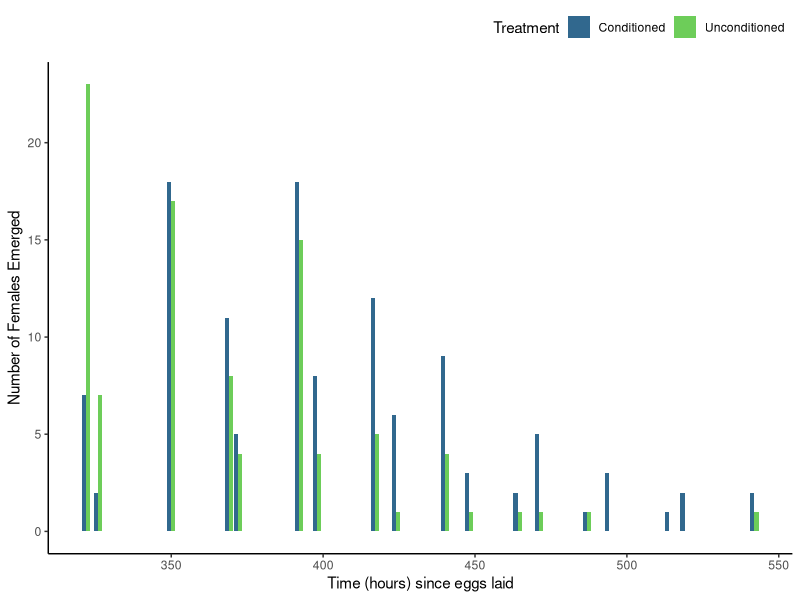
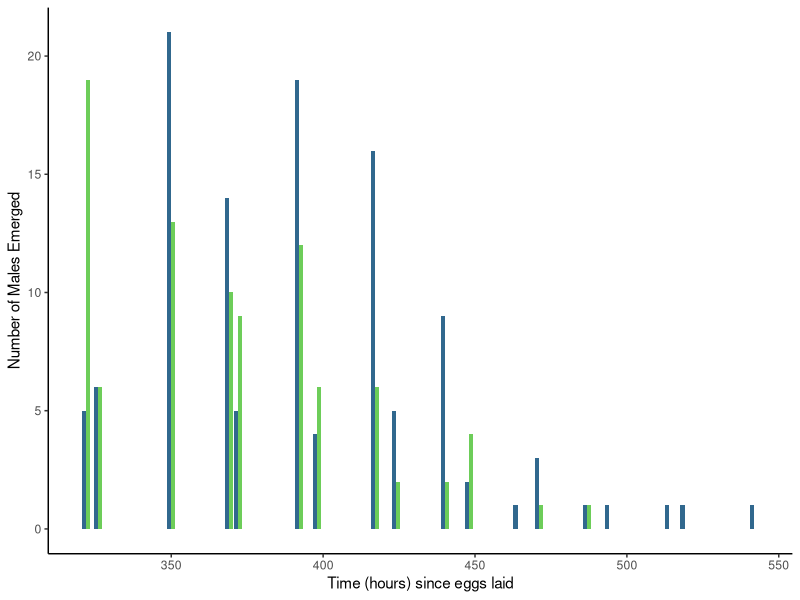
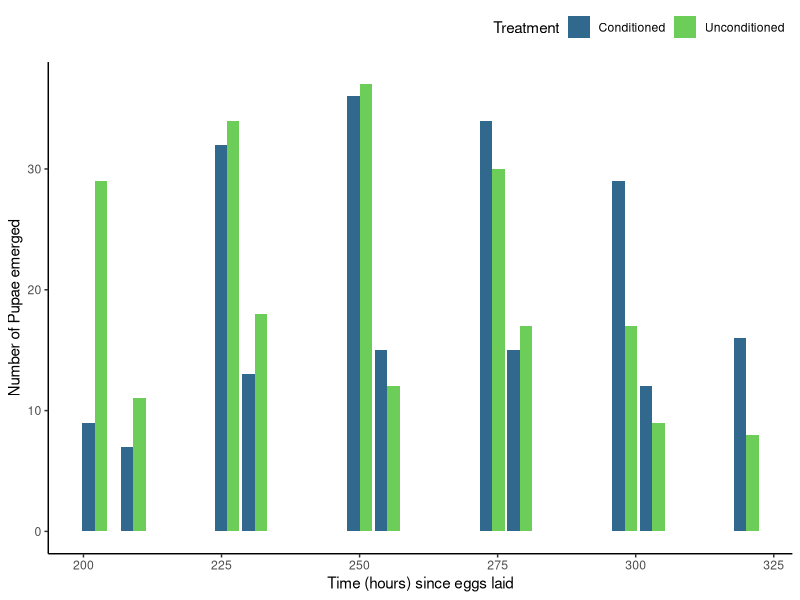
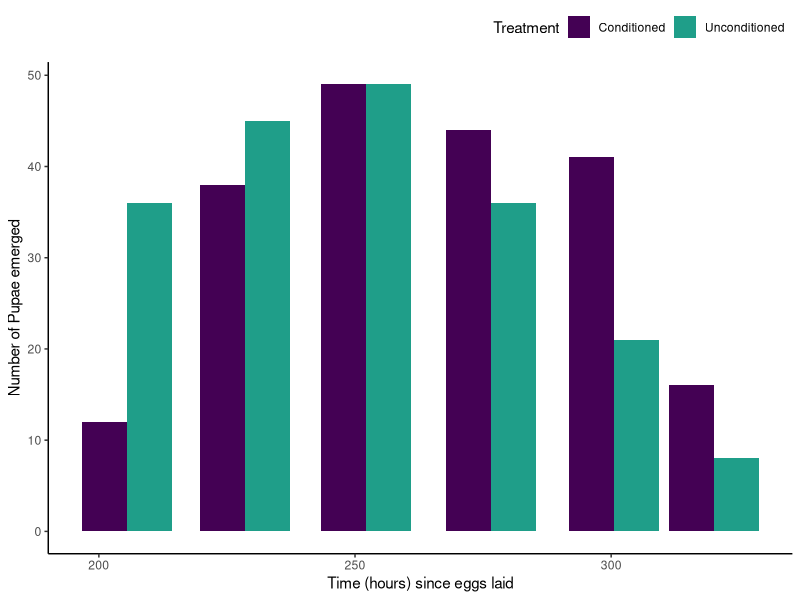

Reproduce these figures in R, in order. (Note: this script raises an error after producing the figures.)
## Packages
library(tidyverse)
library(ggplot2)
library(readxl)
library(viridis)


## Choosing colours from viridis to use: 
viridis_colors <- viridis(10)

################################################ PUPAE ANALYSIS ####


## Reading pupae data in
pupae_fitness <- read_excel("data/puape_data.xlsx")

################################################ PUPAE DATA VISUALISATION ####

## Creating a barplot
## Pupae plot 1 
# This plot uses the raw data set with time and hours set out normally 
## This plot shows two counts per day (usually)
pupae_fitness_plot <- ggplot(pupae_fitness, aes(x = `time (hours)`, y = pupae, fill = treatment)) +
  geom_bar(stat = "identity", position = "dodge") +
  #geom_line(aes(col = treatment), position = position_dodge(width = 1)) +
  scale_fill_manual(values = viridis_colors[c(4,8)], labels =  c("Conditioned", "Unconditioned")) +
  theme_classic() +
  theme(legend.position = "top",
        legend.justification = "right")+
  labs(x = "Time (hours) since eggs laid", 
       y = "Number of Pupae emerged") +
  labs(fill = "Treatment")





## Reading the second pupae data set in 
# This is the same data, but only shows one collection per day 
# The middle hour point has been found, and the counts of both have been summed 
pupae_fitness_2 <- read_excel("data/pupae_data_2.xlsx")


## The second plot - pupae plot 2
## This plot shows one collection per day, with data merged as described above
pupae_fitness_plot_2 <- ggplot(pupae_fitness_2, aes(x = `time_hours`, y = pupae, fill = treatment)) +
  geom_bar(stat = "identity", position = "dodge") +
  #geom_line(aes(col = treatment), position = position_dodge(width = 1)) +
  scale_fill_manual(values = viridis_colors[c(1,6)], labels =  c("Conditioned", "Unconditioned")) +
  theme_classic() +
  theme(legend.position = "top",
        legend.justification = "right")+
  labs(x = "Time (hours) since eggs laid", 
       y = "Number of Pupae emerged") +
  labs(fill = "Treatment")


################################################ FLY DATA VISUALISATION ####


## Read data in
fly_fitness <- read_excel("data/fly_data.xlsx")

############

## Separating the data into female and male columns 
fly_fitness_tidy <- tidyr::pivot_longer(data = fly_fitness ,
                                        cols = c( females, males),
                                        names_to = "sex",
                                        values_to = "count") 




## Subsetting the data into female and male plots

## Just Female data
females_data <- subset(fly_fitness, select = c(time_hours, females, treatment))


## Just a female plot
fly_females_plot <- ggplot(females_data, aes(x = time_hours, y = females, fill = treatment)) +
  geom_bar(stat = "identity", position = "dodge") +
  scale_fill_manual(values = viridis_colors[c(4,8)], labels =  c("Conditioned", "Unconditioned")) +
  theme_classic() +
  theme(legend.position = "top",
        legend.justification = "right") +
  labs(x = "Time (hours) since eggs laid", 
       y = "Number of Females Emerged") +
  labs(fill = "Treatment")



## Just Male data
males_data <- subset(fly_fitness, select = c(time_hours, males, treatment))


## Just a Male plot
fly_males_plot <- ggplot(males_data, aes(x = time_hours, y = males, fill = treatment)) +
  geom_bar(stat = "identity", position = "dodge") +
  scale_fill_manual(values = viridis_colors[c(4,8)], labels =  c("Conditioned", "Unconditioned")) +
  theme_classic() +
  theme(legend.position = "none") +
  labs(x = "Time (hours) since eggs laid", 
       y = "Number of Males Emerged") +
  labs(fill = "Treatment")



## The Male and Female Plots 

fly_females_plot /
  fly_males_plot



#### The second dataset 
## Where the data has been re-organised to only show one data per day
fly_fitness_2 <- read_excel("data/fly_data_2.xlsx")

## Subsetting the data for the second dataset 
females_data_2 <- subset(fly_fitness_2, select = c(time_hours, females, treatment))


## Visualising the data for the second dataset 
fly_females_plot_2 <- ggplot(females_data_2, aes(x = time_hours, y = females, fill = treatment)) +
  geom_bar(stat = "identity", position = "dodge") +
  scale_fill_manual(values = viridis_colors[c(4,8)], labels =  c("Conditioned", "Unconditioned")) +
  theme_classic() +
  theme(legend.position = "top",
        legend.justification = "right") +
  labs(x = "Time (hours) since eggs laid", 
       y = "Number of Females Emerged") +
  labs(fill = "Treatment")

## Subsetting the data for the second male data set 
males_data_2 <- subset(fly_fitness_2, select = c(time_hours, males, treatment))


## Visualising the data for the second dataset for males 
fly_males_plot_2 <- ggplot(males_data_2, aes(x = time_hours, y = males, fill = treatment)) +
  geom_bar(stat = "identity", position = "dodge") +
  scale_fill_manual(values = viridis_colors[c(4,8)], labels =  c("Conditioned", "Unconditioned")) +
  theme_classic() +
  theme(legend.position = "none") +
  labs(x = "Time (hours) since eggs laid", 
       y = "Number of Males Emerged") +
  labs(fill = "Treatment")


## The Male and Female Plots with the newly arranged datasets

fly_females_plot_2 /
  fly_males_plot_2






##### PUTTING OVERALL EMERGENCE DATA OF FLIES ACROSS VIALS TOGETHER

#### This code shows each vial, for each sex, and for each treatment 
fly_emergence_sex <- fly_fitness_tidy %>%
  filter(sex %in% c("females", "males")) %>%
  group_by(vial, sex, treatment) %>%
  summarise(total_count = sum(count, na.rm = TRUE)) %>%
  ungroup() %>%
  mutate(sex_treatment = paste(treatment, sex, sep = " ")) %>%
  mutate(sex_treatment = factor(sex_treatment,
                                   levels = c("conditioned females", "unconditioned females",
                                              "conditioned males", "unconditioned males")))



#### CALCULATIONS 
## Calculating median emergence by vial
## This code combines sex and shows overall emergence
fly_emergence_overall <- fly_fitness_tidy %>%
  filter(sex %in% c("females", "males")) %>%
  group_by(vial, treatment) %>%
  summarise(overall_emergence = sum(count, na.rm = TRUE)) %>%
  ungroup() %>%
  mutate(sex_treatment = paste(treatment, "overall", sep = " ")) %>%
  mutate(sex_treatment = factor(sex_treatment,
                                   levels = c("conditioned overall", "unconditioned overall")))


## This code shows the median overall emergence (males and females combined) 
vial_overall_emergence_median <- vial_overall_emergence  %>%
  group_by(treatment) %>%
  summarise(median_count = median(overall_emergence, na.rm = TRUE))



## DATA VISUALISA5ION - Visualising overall emergence across vials 
overall_emergence_sex_treatment <- ggplot(fly_emergence_sex, aes(x = sex, y = total_count, fill = treatment)) +
  geom_boxplot() +
  geom_jitter(position=position_jitter(height=0, width=0.2)) +
  scale_y_continuous(breaks=seq(0,10,2)) +
  theme_classic() +
  scale_fill_manual(values = viridis_colors[c(4,8)], labels =  c("Conditioned", "Unconditioned")) +
  theme(legend.position = "none") +
  labs(x = "Time (hours) since eggs laid", 
       y = "Number of Males Emerged") +
  labs(fill = "Treatment")+
  ylim(0,80)



## An overall code of emergence per time 
emergence_per_time <- fly_fitness %>%
  group_by(treatment, time_hours) %>%
  summarize(total_females = sum(females, na.rm = TRUE),
            total_males = sum(males, na.rm = TRUE)) %>%
  ungroup()


## Max males emerged in one collection 
most_males_by_treatment <- summary_data %>%
  group_by(treatment, time_hours) %>%
  summarise(max_total_males = max(total_males))

# Max females emerged in one collection
most_females_by_treatment <- summary_data %>%
  group_by(treatment, time_hours) %>%
  summarise(max_total_females = max(total_females))
